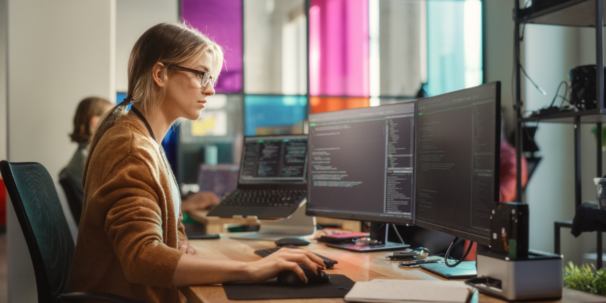
#> input picture Week 4/labphoto.png, 606 x 303 px, given in place of labphoto.jpg, which was not available
$ jupyter execute Lab3.ipynb   (text cells are left out)
#> lines starting #> are read from the running program, lines starting #| are printed output that depends on the picture; pictures that were not available may be replaced by others from this repository, and a replacement may not be noted
[cell 1]
import cv2
import matplotlib.pyplot as plt
import numpy as np

image = cv2.imread('labphoto.jpg')
#> image is the input picture: shape (303, 606, 3); mean B, G, R 98.6, 105.5, 117.5
print(image.shape)
#| (303, 606, 3)
translation_matrix = np.float32([[1, 0, -100], [0,1, -50]])
translated_image = cv2.warpAffine (image,
translation_matrix, (image.shape[1],
image.shape [0]))
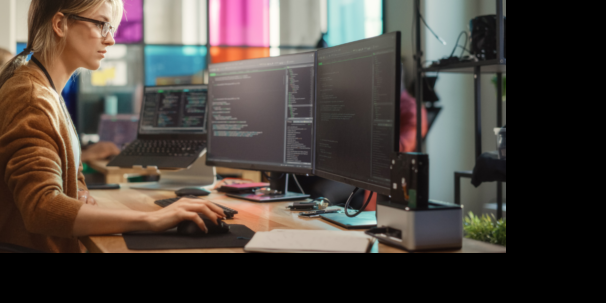
#> translated_image: shape (303, 606, 3); mean B, G, R 62.6, 68.4, 76.7
print(translated_image.shape)
#| (303, 606, 3)
plt.imshow(cv2.cvtColor(translated_image, cv2.COLOR_BGR2RGB))
plt.title('Translated Image')
plt.axis('off')
plt.show()

[cell 2]
print(image.shape)
#| (303, 606, 3)
translation_matrix = np.float32([[1, 0, 100], [0,1, 50]])
translated_image = cv2.warpAffine (image,
translation_matrix, (image.shape[1],
image.shape [0]))
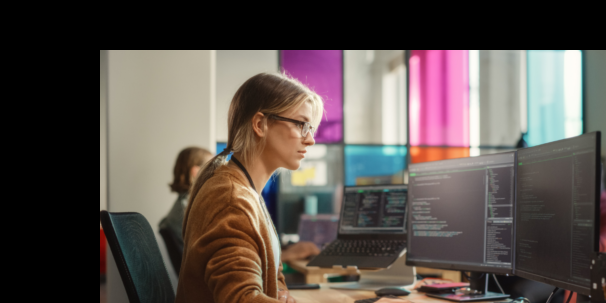
#> translated_image: shape (303, 606, 3); mean B, G, R 75.1, 79.1, 89.1
print(translated_image.shape)
#| (303, 606, 3)
plt.imshow(cv2.cvtColor(translated_image, cv2.COLOR_BGR2RGB))
plt.title('Translated Image')
plt.axis('off')
plt.show()

[cell 3]
(h, w) = image.shape[:2]
#> h = 303; w = 606
center = (w // 2, h // 2)
#> center = (303, 151)
rotation_matrix = cv2.getRotationMatrix2D(center,
45, 1.0)
rotated_image = cv2.warpAffine (image,
rotation_matrix, (w, h))
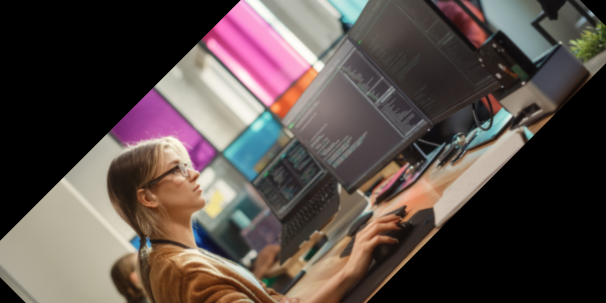
#> rotated_image: shape (303, 606, 3); mean B, G, R 71.7, 75.7, 87
plt.imshow(cv2.cvtColor (rotated_image,
cv2.COLOR_BGR2RGB))
plt.title('Rotated Image (45 degrees) ')
plt.axis('off')
plt.show()

[cell 4]
(h, w) = image.shape[:2]
center = (w // 2, h // 2)
rotation_matrix = cv2.getRotationMatrix2D(center,
90, 1.0)
rotated_image = cv2.warpAffine (image,
rotation_matrix, (w, h))
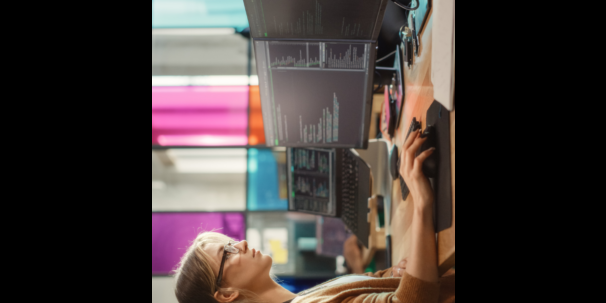
#> rotated_image: shape (303, 606, 3); mean B, G, R 55.8, 57.5, 66.9
plt.imshow(cv2.cvtColor (rotated_image,
cv2.COLOR_BGR2RGB))
plt.title('Rotated Image (90 degrees) ')
plt.axis('off')
plt.show()

[cell 5]
(h, w) = image.shape[:2]
center = (w // 2, h // 2)
rotation_matrix = cv2.getRotationMatrix2D(center,
180, 1.0)
rotated_image = cv2.warpAffine (image,
rotation_matrix, (w, h))
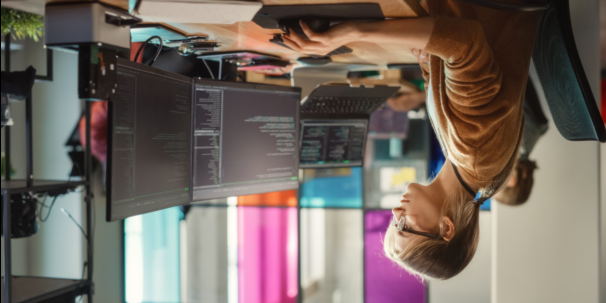
#> rotated_image: shape (303, 606, 3); mean B, G, R 98.5, 105.3, 117.3
plt.imshow(cv2.cvtColor (rotated_image,
cv2.COLOR_BGR2RGB))
plt.title('Rotated Image (180 degrees) ')
plt.axis('off')
plt.show()

[cell 6]
(h, w) = image.shape[:2]
center = (w // 2, h // 2)
rotation_matrix = cv2.getRotationMatrix2D(center,
110, 1.87)
rotated_image = cv2.warpAffine (image,
rotation_matrix, (w, h))
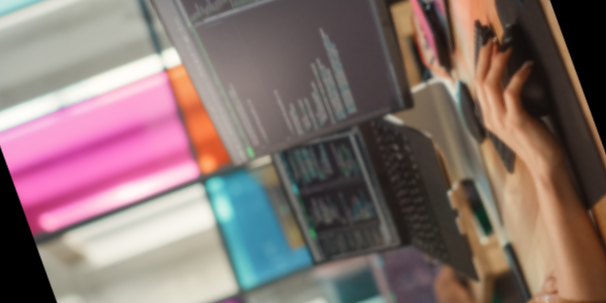
#> rotated_image: shape (303, 606, 3); mean B, G, R 110.8, 113.1, 132.5
plt.imshow(cv2.cvtColor (rotated_image,
cv2.COLOR_BGR2RGB))
plt.title('Rotated Image (110 degrees and scaling 1.87) ')
plt.axis('off')
plt.show()

[cell 7]
Factor = 2
scaling_matrix = cv2.getRotationMatrix2D((0,0), 0, Factor)
scaled_image = cv2.warpAffine (image,
scaling_matrix, (w*Factor, h*Factor))
plt.imshow(cv2.cvtColor(scaled_image,
cv2.COLOR_BGR2RGB))
plt.title('Scaled Image (2x) ')
plt.axis('off')
plt.show ()
print (scaled_image.shape)
#| (606, 1212, 3)

[cell 8]
Factor = 0.5
scaling_matrix = cv2.getRotationMatrix2D((0,0), 0, Factor)
scaled_image = cv2.warpAffine(image,
scaling_matrix, (int(w*Factor), int(h*Factor)))
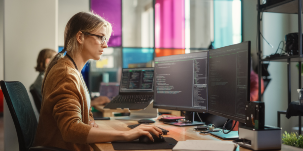
#> scaled_image: shape (151, 303, 3); mean B, G, R 98.9, 105.6, 117.7
plt.imshow(cv2.cvtColor(scaled_image,
cv2.COLOR_BGR2RGB))
plt.title('Scaled Image (0.5x) ')
plt.axis('off')
plt.show ()
print (scaled_image.shape)
#| (151, 303, 3)

[cell 9]
Factor = 1.5
scaling_matrix = cv2.getRotationMatrix2D((0,0), 0, Factor)
scaled_image = cv2.warpAffine(image,
scaling_matrix, (int(w*Factor), int(h*Factor)))
#> scaled_image: shape (454, 909, 3)
plt.imshow(cv2.cvtColor(scaled_image,
cv2.COLOR_BGR2RGB))
plt.title('Scaled Image (0.5x) ')
plt.axis('off')
plt.show ()
print (scaled_image.shape)
#| (454, 909, 3)

[cell 10]
import cv2
import numpy as np
import matplotlib.pyplot as plt

image = cv2.imread('labphoto.jpg')
(h, w) = image.shape[:2]

Factor = 10
scaling_matrix = cv2.getRotationMatrix2D((0,0), 0, Factor)
scaled_image = cv2.warpAffine(image,
scaling_matrix, (int(w*Factor), int(h*Factor)))
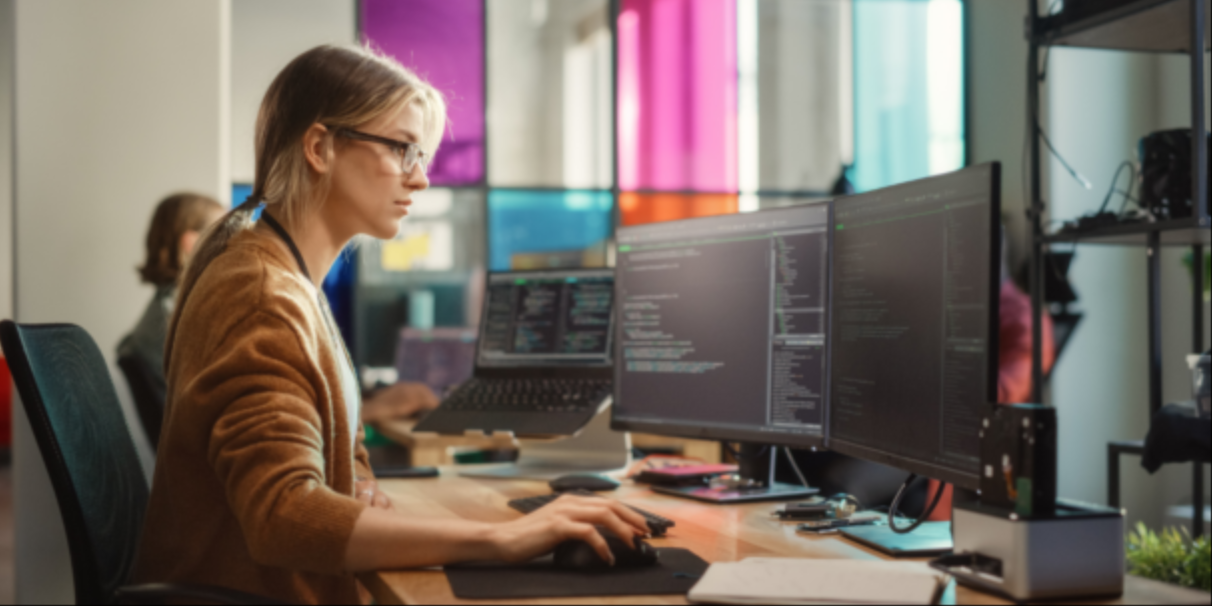
#> scaled_image: shape (3030, 6060, 3) (shown at 1/5 size); mean B, G, R 98.3, 105.2, 117.2
plt.imshow(cv2.cvtColor(scaled_image,
cv2.COLOR_BGR2RGB))
plt.title('Scaled Image (10x) ')
plt.axis('off')
plt.show ()
print (scaled_image.shape)
#| (3030, 6060, 3)

[cell 11]
m = 0.67
shearing_matrix = np.float32([[1, m, 0], [0, 1,
0]])
sheared_image = cv2.warpAffine(image,
shearing_matrix, (w, h))
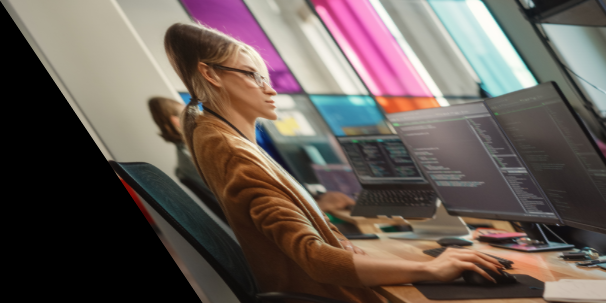
#> sheared_image: shape (303, 606, 3); mean B, G, R 85.4, 91.4, 103.5
plt.imshow(cv2.cvtColor(sheared_image,
cv2.COLOR_BGR2RGB))
plt.title('Sheared Image (x-axis, factor ' + str(m) + ')')
plt.axis('off')
plt.show ()

$ run again, with Week 4/lab_contrastStretching(0-255).png copied over Week 4/labphoto.png
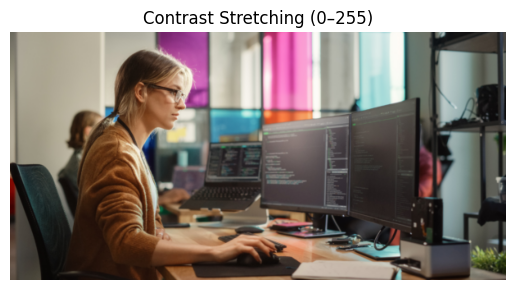
#> input picture Week 4/lab_contrastStretching(0-255).png, 515 x 290 px, given in place of labphoto.jpg, which was not available
#> image is the input picture: shape (290, 515, 3); mean B, G, R 121.8, 127.5, 137.6
#| (290, 515, 3)
#| (290, 515, 3)
#| (290, 515, 3)
#| (290, 515, 3)
#> `rotated_image = cv2.warpAffine (image, rotation_matrix, (w, h))`:
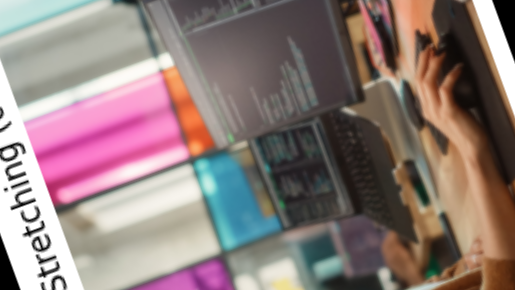
#> rotated_image: shape (290, 515, 3); mean B, G, R 122.9, 125.3, 143
#| (580, 1030, 3)
#| (145, 257, 3)
#| (435, 772, 3)
#| (2900, 5150, 3)
#> `sheared_image = cv2.warpAffine(image, shearing_matrix, (w, h))`:
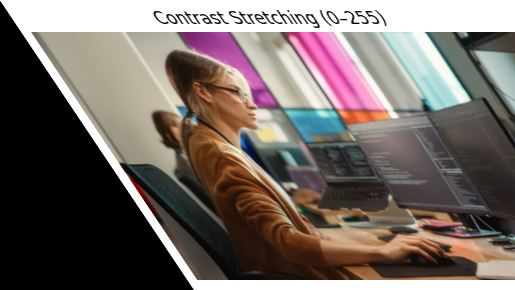
#> sheared_image: shape (290, 515, 3); mean B, G, R 102, 107, 117.1
